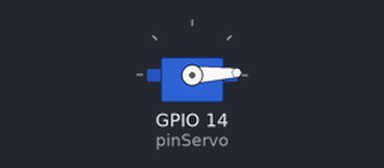
The sketch below on a simulated ESP32. Parts: servo.

Above: at 0.05 s.
At 1.3 s:
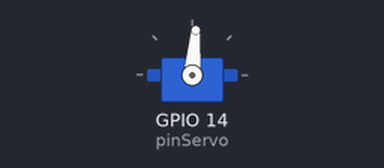
At 2.6 s:
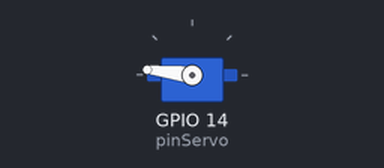
At 5.2 s:
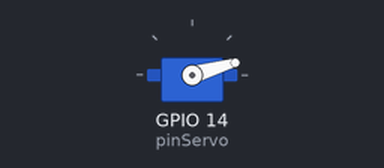
Timing chart, 0 to 7.1 s (numbered marks = the images above):
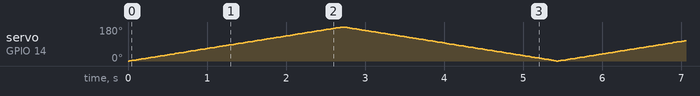

The sketch:

mover_servo.ino
```cpp
#include <ESP32Servo.h>

Servo servo;
int pinServo = 14
;
int pos = 0;

void setup() {
  // put your setup code here, to run once:
  servo.attach(pinServo,500,2500);
}

void loop() {
  // put your main code here, to run repeatedly:
  for(pos = 0; pos <= 180; pos += 1){
    servo.write(pos);
    delay(15);
  }

  for(pos=180;pos >= 0; pos -= 1){
    servo.write(pos);
    delay(15);
  }
}
```
